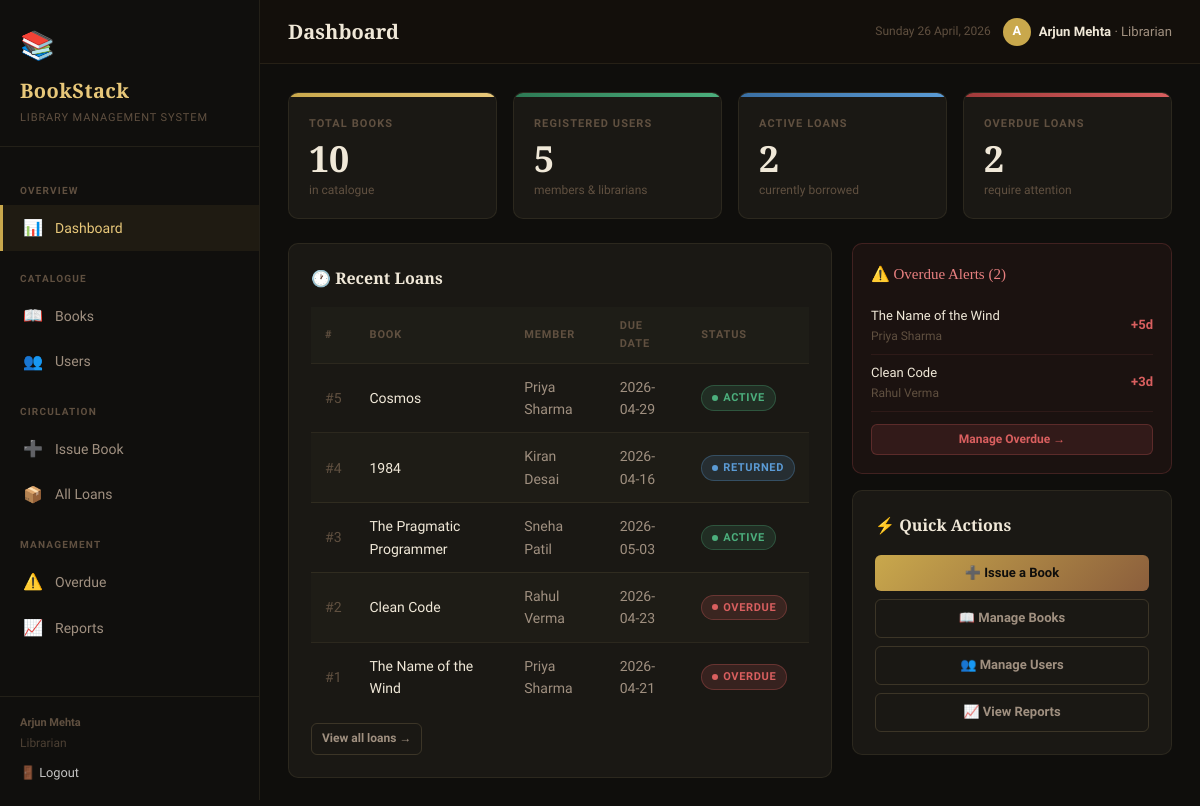
The page / (signed in) on the database its author committed.
### tables this page shows
CREATE TABLE users (
            user_id       INTEGER PRIMARY KEY AUTOINCREMENT,
            name          TEXT NOT NULL,
            email         TEXT UNIQUE NOT NULL,
            phone         TEXT,
            role          TEXT DEFAULT 'member',
            password      TEXT DEFAULT 'password123',
            joined_date   TEXT DEFAULT (date('now'))
        );

CREATE TABLE loans (
            loan_id       INTEGER PRIMARY KEY AUTOINCREMENT,
            book_id       INTEGER NOT NULL,
            user_id       INTEGER NOT NULL,
            issue_date    TEXT DEFAULT (date('now')),
            due_date      TEXT NOT NULL,
            return_date   TEXT,
            status        TEXT DEFAULT 'active',
            FOREIGN KEY (book_id) REFERENCES books(book_id),
            FOREIGN KEY (user_id) REFERENCES users(user_id)
        );

CREATE TABLE books (
            book_id       INTEGER PRIMARY KEY AUTOINCREMENT,
            title         TEXT NOT NULL,
            author        TEXT NOT NULL,
            genre         TEXT,
            isbn          TEXT UNIQUE,
            total_copies  INTEGER DEFAULT 1,
            available_copies INTEGER DEFAULT 1,
            added_date    TEXT DEFAULT (date('now'))
        );

### app.py (the view)
@app.route('/')
@login_required
def index():
    update_overdue_status()
    db = get_db()
    total_books   = db.execute("SELECT COUNT(*) FROM books").fetchone()[0]
    total_users   = db.execute("SELECT COUNT(*) FROM users").fetchone()[0]
    active_loans  = db.execute("SELECT COUNT(*) FROM loans WHERE status='active'").fetchone()[0]
    overdue_loans = db.execute("SELECT COUNT(*) FROM loans WHERE status='overdue'").fetchone()[0]
    if session['role'] == 'member':
        recent_loans = db.execute("""
            SELECT l.loan_id, b.title, u.name, l.issue_date, l.due_date, l.status
            FROM loans l
            JOIN books b ON l.book_id = b.book_id
            JOIN users u ON l.user_id = u.user_id
            WHERE l.user_id = ?
            ORDER BY l.loan_id DESC LIMIT 10
        """, (session['user_id'],)).fetchall()
        overdue_alerts = db.execute("""
            SELECT l.loan_id, b.title, u.name, l.due_date,
                   CAST(julianday('now') - julianday(l.due_date) AS INTEGER) AS days_overdue
            FROM loans l
            JOIN books b ON l.book_id = b.book_id
            JOIN users u ON l.user_id = u.user_id
            WHERE l.status = 'overdue' AND l.user_id = ?
            ORDER BY days_overdue DESC
        """, (session['user_id'],)).fetchall()
    else:
        recent_loans = db.execute("""
            SELECT l.loan_id, b.title, u.name, l.issue_date, l.due_date, l.status
            FROM loans l
            JOIN books b ON l.book_id = b.book_id
            JOIN users u ON l.user_id = u.user_id
            ORDER BY l.loan_id DESC LIMIT 10
        """).fetchall()
        overdue_alerts = db.execute("""
            SELECT l.loan_id, b.title, u.name, l.due_date,
                   CAST(julianday('now') - julianday(l.due_date) AS INTEGER) AS days_overdue
            FROM loans l
            JOIN books b ON l.book_id = b.book_id
            JOIN users u ON l.user_id = u.user_id
            WHERE l.status = 'overdue'
            ORDER BY days_overdue DESC
        """).fetchall()
    return render_template('index.html',
        total_books=total_books, total_users=total_users,
        active_loans=active_loans, overdue_loans=overdue_loans,
        recent_loans=recent_loans, overdue_alerts=overdue_alerts)

### app.py (called while the page is built)
def get_db():
    db = getattr(g, '_database', None)
    if db is None:
        db = g._database = sqlite3.connect(DATABASE)
        db.row_factory = sqlite3.Row
        db.execute("PRAGMA foreign_keys = ON")
    return db

@app.teardown_appcontext
def close_connection(exception):
    db = getattr(g, '_database', None)
    if db is not None:
        db.close()

def update_overdue_status():
    db = get_db()
    today = date.today().isoformat()
    db.execute("""
        UPDATE loans SET status = 'overdue'
        WHERE status = 'active' AND due_date < ?
    """, (today,))
    db.commit()

@app.before_request
def before_request():
    init_db()

def login_required(f):
    @wraps(f)
    def decorated(*args, **kwargs):
        if 'user_id' not in session:
            flash('Please log in to continue.', 'error')
            return redirect(url_for('login'))
        return f(*args, **kwargs)
    return decorated

### templates/index.html (shortened to what this page needs)
{% extends "base.html" %}
{% block page_title %}{% if session.role == 'librarian' %}Dashboard{% else %}My Dashboard{% endif %}{% endblock %}
{% block content %}
<div class="stat-grid">
  <div class="stat-card">
    <div class="stat-card-strip strip-gold"></div>
    <div class="stat-card-body">
      <div class="stat-card-label">Total Books</div>
      <div class="stat-card-value">{{ total_books }}</div>
      <div class="stat-card-sub">in catalogue</div>
    </div>
  </div>
  <div class="stat-card">
    <div class="stat-card-strip strip-green"></div>
    <div class="stat-card-body">
      <div class="stat-card-label">Registered Users</div>
      <div class="stat-card-value">{{ total_users }}</div>
      <div class="stat-card-sub">members &amp; librarians</div>
    </div>
  </div>
  <div class="stat-card">
    <div class="stat-card-strip strip-blue"></div>
    <div class="stat-card-body">
      <div class="stat-card-label">Active Loans</div>
      <div class="stat-card-value">{{ active_loans }}</div>
      <div class="stat-card-sub">currently borrowed</div>
    </div>
  </div>
  <div class="stat-card">
    <div class="stat-card-strip strip-red"></div>
    <div class="stat-card-body">
      <div class="stat-card-label">Overdue Loans</div>
      <div class="stat-card-value">{{ overdue_loans }}</div>
      <div class="stat-card-sub">require attention</div>
    </div>
  </div>
</div>
<div class="grid-sidebar">
  <div class="card">
    <div class="card-title">🕐 Recent Loans</div>
    <div class="table-wrap">
      <table>
        <thead>
          <tr>
            <th>#</th>
            <th>Book</th>
            <th>Member</th>
            <th>Due Date</th>
            <th>Status</th>
          </tr>
        </thead>
        <tbody>
          {% for loan in recent_loans %}
          <tr>
            <td class="text-muted">#{{ loan.loan_id }}</td>
            <td class="text-main">
              <a href="{{ url_for('loan_detail', loan_id=loan.loan_id) }}" style="color:inherit;text-decoration:none;">
                {{ loan.title }}
              </a>
            </td>
            <td>{{ loan.name }}</td>
            <td>{{ loan.due_date }}</td>
            <td><span class="badge badge-{{ loan.status }}">{{ loan.status }}</span></td>
          </tr>
          {% else %}
          <tr><td colspan="5" class="empty-state"><span class="empty-icon">📭</span>No loans yet.</td></tr>
          {% endfor %}
        </tbody>
      </table>
    </div>
    <div class="mt-12">
      <a href="{{ url_for('loans') }}" class="btn btn-ghost btn-sm">View all loans →</a>
    </div>
  </div>
  <div>
    {% if overdue_alerts %}
    <div class="alert-panel">
      <div class="alert-panel-title">⚠️ Overdue Alerts ({{ overdue_alerts|length }})</div>
      {% for alert in overdue_alerts %}
      <div class="alert-item">
        <div>
          <div class="alert-item-name">{{ alert.title }}</div>
          <div class="alert-item-sub">{{ alert.name }}</div>
        </div>
        <div class="alert-item-days">+{{ alert.days_overdue }}d</div>
      </div>
      {% endfor %}
      {% if session.role == 'librarian' %}
      <div class="mt-12">
        <a href="{{ url_for('overdue') }}" class="btn btn-danger btn-sm" style="width:100%;justify-content:center;">Manage Overdue →</a>
      </div>
      {% endif %}
    </div>
    {% else %}
    <div class="card" style="text-align:center;padding:30px 20px;">
      <div style="font-size:40px;margin-bottom:12px;">✅</div>
      <div style="color:var(--green);font-weight:600;margin-bottom:6px;">All Clear!</div>
      <div style="color:var(--text-3);font-size:13px;">No overdue loans at the moment.</div>
    </div>
    {% endif %}
    <div class="card mt-16" style="margin-top:16px;">
      <div class="card-title">⚡ Quick Actions</div>
      <div style="display:flex;flex-direction:column;gap:8px;">
        {% if session.role == 'librarian' %}
        <a href="{{ url_for('issue') }}" class="btn btn-primary" style="justify-content:center;">➕ Issue a Book</a>
        <a href="{{ url_for('books') }}" class="btn btn-ghost" style="justify-content:center;">📖 Manage Books</a>
        <a href="{{ url_for('users') }}" class="btn btn-ghost" style="justify-content:center;">👥 Manage Users</a>
        <a href="{{ url_for('reports') }}" class="btn btn-ghost" style="justify-content:center;">📈 View Reports</a>
        {% else %}
        <a href="{{ url_for('books') }}" class="btn btn-primary" style="justify-content:center;">📖 Browse Books</a>
        <a href="{{ url_for('loans') }}" class="btn btn-ghost" style="justify-content:center;">📦 My Loans</a>
        {% endif %}
      </div>
    </div>
  </div>
</div>
{% endblock %}

### templates/base.html (shortened to what this page needs)
<!DOCTYPE html>
<html lang="en">
<head>
  <link rel="stylesheet" href="{{ url_for('static', filename='style.css') }}">
</head>
<body>
<aside class="sidebar">
  <div class="sidebar-brand">
    <span class="brand-icon">📚</span>
    <span class="brand-title">BookStack</span>
    <span class="brand-sub">Library Management System</span>
  </div>
  <nav class="sidebar-nav">
    <div class="nav-section-label">Overview</div>
    <a href="{{ url_for('index') }}" class="nav-link {% if request.endpoint == 'index' %}active{% endif %}">
      <span class="nav-icon">📊</span><span>Dashboard</span>
    </a>
    <div class="nav-section-label">Catalogue</div>
    <a href="{{ url_for('books') }}" class="nav-link {% if request.endpoint == 'books' %}active{% endif %}">
      <span class="nav-icon">📖</span><span>Books</span>
    </a>
    {% if session.get('role') == 'librarian' %}
    <a href="{{ url_for('users') }}" class="nav-link {% if request.endpoint in ('users','user_detail') %}active{% endif %}">
      <span class="nav-icon">👥</span><span>Users</span>
    </a>
    {% endif %}
    <div class="nav-section-label">Circulation</div>
    {% if session.get('role') == 'librarian' %}
    <a href="{{ url_for('issue') }}" class="nav-link {% if request.endpoint == 'issue' %}active{% endif %}">
      <span class="nav-icon">➕</span><span>Issue Book</span>
    </a>
    {% endif %}
    <a href="{{ url_for('loans') }}" class="nav-link {% if request.endpoint in ('loans','loan_detail') %}active{% endif %}">
      <span class="nav-icon">📦</span><span>{% if session.get('role') == 'librarian' %}All Loans{% else %}My Loans{% endif %}</span>
    </a>
    {% if session.get('role') == 'librarian' %}
    <div class="nav-section-label">Management</div>
    <a href="{{ url_for('overdue') }}" class="nav-link {% if request.endpoint == 'overdue' %}active{% endif %}">
      <span class="nav-icon">⚠️</span><span>Overdue</span>
    </a>
    <a href="{{ url_for('reports') }}" class="nav-link {% if request.endpoint == 'reports' %}active{% endif %}">
      <span class="nav-icon">📈</span><span>Reports</span>
    </a>
    {% endif %}
  </nav>
  <div class="sidebar-footer">
    {% if session.get('name') %}
      <div style="margin-bottom:.4rem;">
        <strong>{{ session.name }}</strong><br>
        <span style="font-size:.75rem;opacity:.75;">{{ session.role | capitalize }}</span>
      </div>
      <a href="{{ url_for('logout') }}" style="color:#fff;opacity:.75;font-size:.8rem;text-decoration:none;">🚪 Logout</a>
    {% else %}
      DBMS Project · 2026<br>BookStack v1.0
    {% endif %}
  </div>
</aside>
<div class="main-wrapper">
  <header class="topbar">
    <div class="topbar-title">{% block page_title %}Dashboard{% endblock %}</div>
    <div style="display:flex;align-items:center;gap:12px;">
      <div class="topbar-date" id="topbar-date"></div>
      {% if session.get('name') %}
      <div style="display:flex;align-items:center;gap:8px;font-size:.82rem;color:var(--text-2);">
        <span style="background:var(--accent);color:#fff;border-radius:50%;width:28px;height:28px;display:flex;align-items:center;justify-content:center;font-weight:700;font-size:.8rem;">{{ session.name[0] }}</span>
        <span><strong style="color:var(--text);">{{ session.name }}</strong> &middot; {{ session.role | capitalize }}</span>
      </div>
      {% endif %}
    </div>
  </header>
  <main class="content">
    {% block content %}{% endblock %}
  </main>
</div>
</body>
</html>

### rows shown on the page
users: role "Librarian"
loans: loan_id "5", title "Cosmos", name "Priya Sharma", due_date "2026-04-29", status "ACTIVE"
loans: loan_id "4", title "1984", name "Kiran Desai", due_date "2026-04-16", status "RETURNED"
loans: loan_id "3", title "The Pragmatic Programmer", name "Sneha Patil", due_date "2026-05-03", status "ACTIVE"
loans: loan_id "2", title "Clean Code", name "Rahul Verma", due_date "2026-04-23", status "OVERDUE", days_overdue "3"
loans: loan_id "1", title "The Name of the Wind", name "Priya Sharma", due_date "2026-04-21", status "OVERDUE", days_overdue "5"

### other values the page prints
{{ session.name }} "Arjun Mehta"
{{ session.name[0] }} "A"
{{ total_books }} "10"
{{ total_users }} "5"
{{ active_loans }} "2"
{{ overdue_loans }} "2"
{{ overdue_alerts|length }} "2"
